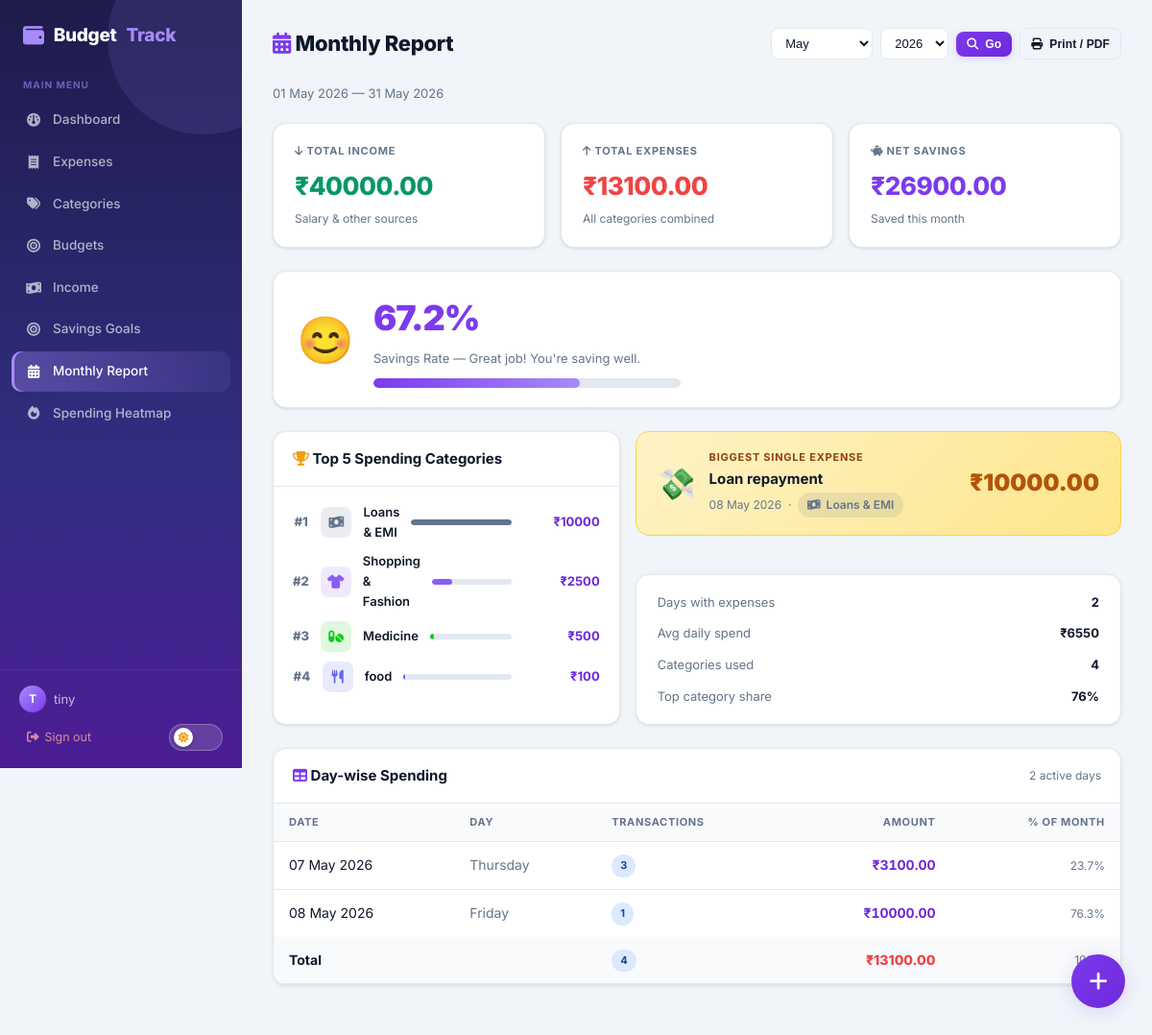
Page /report (signed in) on the committed database.
### models.py (models this page shows, shortened)
class User(UserMixin, db.Model):
    __tablename__ = "users"
    id = db.Column(db.Integer, primary_key=True)
    username = db.Column(db.String(80), unique=True, nullable=False)
    email = db.Column(db.String(120), unique=True, nullable=False)
    password_hash = db.Column(db.String(256), nullable=False)
    created_at = db.Column(db.DateTime, default=datetime.utcnow)
    categories = db.relationship("Category", backref="user", lazy=True, cascade="all, delete-orphan")
    expenses   = db.relationship("Expense",  backref="user", lazy=True, cascade="all, delete-orphan")
    budgets    = db.relationship("Budget",   backref="user", lazy=True, cascade="all, delete-orphan")
    goals      = db.relationship("SavingsGoal", backref="user", lazy=True, cascade="all, delete-orphan")

class Category(db.Model):
    __tablename__ = "categories"
    id      = db.Column(db.Integer, primary_key=True)
    name    = db.Column(db.String(80), nullable=False)
    color   = db.Column(db.String(7),  default="#6366f1")
    icon    = db.Column(db.String(50), default="tag")
    user_id = db.Column(db.Integer, db.ForeignKey("users.id"), nullable=False)
    expenses = db.relationship("Expense", backref="category", lazy=True)
    budgets  = db.relationship("Budget",  backref="category", lazy=True)
    __table_args__ = (db.UniqueConstraint("name", "user_id"),)

class Expense(db.Model):
    __tablename__ = "expenses"
    id          = db.Column(db.Integer, primary_key=True)
    amount      = db.Column(db.Numeric(10, 2), nullable=False)
    description = db.Column(db.String(255), nullable=False)
    date        = db.Column(db.Date, nullable=False, default=date.today)
    period      = db.Column(db.String(10), nullable=False, default="daily")
    is_recurring        = db.Column(db.Boolean, default=False)
    recurrence_interval = db.Column(db.String(10))
    user_id     = db.Column(db.Integer, db.ForeignKey("users.id"), nullable=False)
    category_id = db.Column(db.Integer, db.ForeignKey("categories.id"), nullable=False)
    created_at  = db.Column(db.DateTime, default=datetime.utcnow)

### routes/report.py (the view)
@report_bp.route("/report")
@login_required
def index():
    uid   = current_user.id
    today = date.today()
    sel_year  = request.args.get("year",  type=int, default=today.year)
    sel_month = request.args.get("month", type=int, default=today.month)
    if not (1 <= sel_month <= 12): sel_month = today.month
    if sel_year < 2000 or sel_year > today.year + 1: sel_year = today.year
    m_start, m_end = month_range(sel_year, sel_month)
    total_income = float(db.session.query(func.sum(SalaryEntry.amount))
        .filter(SalaryEntry.user_id == uid,
                SalaryEntry.date.between(m_start, m_end)).scalar() or 0)
    total_expenses = float(db.session.query(func.sum(Expense.amount))
        .filter(Expense.user_id == uid,
                Expense.date.between(m_start, m_end)).scalar() or 0)
    savings = total_income - total_expenses
    savings_rate = round((savings / total_income * 100), 1) if total_income > 0 else 0
    if savings_rate >= 20:
        savings_emoji = "😊"
    elif savings_rate >= 5:
        savings_emoji = "😐"
    else:
        savings_emoji = "😟"
    top_cats = db.session.query(
        Category.name, Category.color, Category.icon,
        func.sum(Expense.amount).label("total")
    ).join(Expense, Expense.category_id == Category.id)\
     .filter(Expense.user_id == uid, Expense.date.between(m_start, m_end))\
     .group_by(Category.id)\
     .order_by(func.sum(Expense.amount).desc())\
     .limit(5).all()
    biggest = Expense.query\
        .filter_by(user_id=uid)\
        .filter(Expense.date.between(m_start, m_end))\
        .order_by(Expense.amount.desc())\
        .first()
    day_rows = db.session.query(
        Expense.date,
        func.sum(Expense.amount).label("total"),
        func.count(Expense.id).label("count")
    ).filter(Expense.user_id == uid, Expense.date.between(m_start, m_end))\
     .group_by(Expense.date)\
     .order_by(Expense.date).all()
    months = [(m, date(2000, m, 1).strftime("%B")) for m in range(1, 13)]
    years  = list(range(today.year - 3, today.year + 1))
    categories = Category.query.filter_by(user_id=uid).order_by(Category.name).all()
    return render_template("report/index.html",
        categories=categories,
        sel_month=sel_month, sel_year=sel_year, months=months, years=years,
        m_start=m_start, m_end=m_end,
        total_income=total_income, total_expenses=total_expenses,
        savings=savings, savings_rate=savings_rate, savings_emoji=savings_emoji,
        top_cats=top_cats, biggest=biggest, day_rows=day_rows,
        today=today)

### templates/report/index.html (shortened to what this page needs)
{% extends "base.html" %}
{% block content %}
<div class="page-header">
  <h1><i class="fa fa-calendar-alt" style="color:var(--primary)"></i> Monthly Report</h1>
  <div class="header-actions no-print">
    <form class="month-filter-form" method="GET">
      <select name="month" class="form-control-sm">
        {% for num, name in months %}
          <option value="{{ num }}" {{ 'selected' if num == sel_month }}>{{ name }}</option>
        {% endfor %}
      </select>
      <select name="year" class="form-control-sm">
        {% for y in years %}
          <option value="{{ y }}" {{ 'selected' if y == sel_year }}>{{ y }}</option>
        {% endfor %}
      </select>
      <button type="submit" class="btn btn-primary btn-sm"><i class="fa fa-search"></i> Go</button>
    </form>
    <button class="btn btn-outline btn-sm" onclick="window.print()">
      <i class="fa fa-print"></i> Print / PDF
    </button>
  </div>
</div>
<p style="color:var(--text-muted);font-size:13px;margin-bottom:20px">
  {{ m_start.strftime("%d %b %Y") }} — {{ m_end.strftime("%d %b %Y") }}
</p>
<div class="report-summary-grid">
  <div class="report-stat">
    <div class="report-stat-label"><i class="fa fa-arrow-down"></i> Total Income</div>
    <div class="report-stat-value income">₹{{ "%.2f"|format(total_income) }}</div>
    <div class="report-stat-sub">Salary & other sources</div>
  </div>
  <div class="report-stat">
    <div class="report-stat-label"><i class="fa fa-arrow-up"></i> Total Expenses</div>
    <div class="report-stat-value expense">₹{{ "%.2f"|format(total_expenses) }}</div>
    <div class="report-stat-sub">All categories combined</div>
  </div>
  <div class="report-stat">
    <div class="report-stat-label"><i class="fa fa-piggy-bank"></i> Net Savings</div>
    <div class="report-stat-value savings" style="{{ 'color:var(--danger)' if savings < 0 else '' }}">
      ₹{{ "%.2f"|format(savings) }}
    </div>
    <div class="report-stat-sub">{{ 'Deficit this month' if savings < 0 else 'Saved this month' }}</div>
  </div>
</div>
<div class="savings-rate-card">
  <div class="savings-rate-emoji">{{ savings_emoji }}</div>
  <div class="savings-rate-info">
    <div class="savings-rate-pct">{{ savings_rate }}%</div>
    <div class="savings-rate-label">Savings Rate
      {% if savings_rate >= 20 %} — Great job! You're saving well.
      {% elif savings_rate >= 5 %} — Decent, but room to improve.
      {% else %} — Low savings this month. Review your spending.
      {% endif %}
    </div>
    <div class="savings-rate-bar-track">
      <div class="savings-rate-bar-fill" style="width:{{ [savings_rate, 100]|min }}%"></div>
    </div>
  </div>
</div>
<div class="two-col">
  <div class="card">
    <div class="card-header">
      <h3><i class="fa fa-trophy" style="color:var(--accent)"></i> Top 5 Spending Categories</h3>
    </div>
    {% if top_cats %}
      {% set max_val = top_cats[0].total|float %}
      <div class="top-cats-list">
        {% for cat in top_cats %}
        <div class="top-cat-row">
          <span class="top-cat-rank">#{{ loop.index }}</span>
          <div class="top-cat-icon" style="background:{{ cat.color }}22;color:{{ cat.color }}">
            <i class="fa fa-{{ cat.icon }}"></i>
          </div>
          <span class="top-cat-name">{{ cat.name }}</span>
          <div class="top-cat-bar-wrap">
            <div class="top-cat-bar" style="width:{{ (cat.total|float / max_val * 100)|round }}%;background:{{ cat.color }}"></div>
          </div>
          <span class="top-cat-amount">₹{{ "%.0f"|format(cat.total) }}</span>
        </div>
        {% endfor %}
      </div>
    {% else %}
      <div class="empty-state">No expenses this month.</div>
    {% endif %}
  </div>
  <div style="display:flex;flex-direction:column;gap:16px">
    {% if biggest %}
    <div class="biggest-card">
      <div class="biggest-icon">💸</div>
      <div class="biggest-info">
        <div class="biggest-label">Biggest Single Expense</div>
        <div class="biggest-desc">{{ biggest.description }}</div>
        <div class="biggest-meta">
          {{ biggest.date.strftime("%d %b %Y") }} &nbsp;·&nbsp;
          <span class="category-chip" style="background:{{ biggest.category.color }}22;color:{{ biggest.category.color }}">
            <i class="fa fa-{{ biggest.category.icon }}"></i> {{ biggest.category.name }}
          </span>
        </div>
      </div>
      <div class="biggest-amount">₹{{ "%.2f"|format(biggest.amount) }}</div>
    </div>
    {% endif %}
    <div class="card" style="padding:18px 22px">
      <div style="display:flex;flex-direction:column;gap:12px">
        <div style="display:flex;justify-content:space-between;font-size:13px">
          <span style="color:var(--text-muted)">Days with expenses</span>
          <strong>{{ day_rows|length }}</strong>
        </div>
        <div style="display:flex;justify-content:space-between;font-size:13px">
          <span style="color:var(--text-muted)">Avg daily spend</span>
          <strong>₹{{ "%.0f"|format(total_expenses / day_rows|length) if day_rows else "0" }}</strong>
        </div>
        <div style="display:flex;justify-content:space-between;font-size:13px">
          <span style="color:var(--text-muted)">Categories used</span>
          <strong>{{ top_cats|length }}</strong>
        </div>
        {% if top_cats %}
        <div style="display:flex;justify-content:space-between;font-size:13px">
          <span style="color:var(--text-muted)">Top category share</span>
          <strong>{{ "%.0f"|format(top_cats[0].total|float / total_expenses * 100) if total_expenses > 0 else 0 }}%</strong>
        </div>
        {% endif %}
      </div>
    </div>
  </div>
</div>
<div class="card" style="margin-bottom:24px">
  <div class="card-header">
    <h3><i class="fa fa-table" style="color:var(--primary)"></i> Day-wise Spending</h3>
    <span style="font-size:12px;color:var(--text-muted)">{{ day_rows|length }} active days</span>
  </div>
  {% if day_rows %}
  <div style="overflow-x:auto">
    <table class="table">
      <thead>
        <tr>
          <th>Date</th>
          <th>Day</th>
          <th>Transactions</th>
          <th style="text-align:right">Amount</th>
          <th style="text-align:right">% of Month</th>
        </tr>
      </thead>
      <tbody>
        {% for row in day_rows %}
        <tr>
          <td>{{ row.date.strftime("%d %b %Y") }}</td>
          <td style="color:var(--text-muted)">{{ row.date.strftime("%A") }}</td>
          <td><span class="badge badge-info">{{ row.count }}</span></td>
          <td style="text-align:right" class="amount">₹{{ "%.2f"|format(row.total) }}</td>
          <td style="text-align:right;color:var(--text-muted);font-size:12px">
            {{ "%.1f"|format(row.total|float / total_expenses * 100) if total_expenses > 0 else "0.0" }}%
          </td>
        </tr>
        {% endfor %}
      </tbody>
      <tfoot>
        <tr style="background:var(--surface2)">
          <td colspan="2" style="font-weight:700;padding:12px 16px">Total</td>
          <td style="padding:12px 16px"><span class="badge badge-info">{{ day_rows|sum(attribute='count') }}</span></td>
          <td style="text-align:right;font-weight:800;padding:12px 16px;color:var(--danger)">₹{{ "%.2f"|format(total_expenses) }}</td>
          <td style="text-align:right;padding:12px 16px;color:var(--text-muted);font-size:12px">100%</td>
        </tr>
      </tfoot>
    </table>
  </div>
  {% else %}
    <div class="empty-state">No expenses recorded for {{ months[sel_month-1][1] }} {{ sel_year }}.</div>
  {% endif %}
</div>
{% endblock %}

### templates/base.html (shortened to what this page needs)
<!DOCTYPE html>
<html lang="en" data-theme="light">
<head>
  <link rel="stylesheet" href="https://cdnjs.cloudflare.com/ajax/libs/font-awesome/6.5.0/css/all.min.css"/>
  <link rel="stylesheet" href="{{ url_for('static', filename='css/style.css') }}"/>
</head>
<body>
{% if current_user.is_authenticated %}
<nav class="sidebar" id="sidebar">
  <div class="sidebar-brand">
    <i class="fa fa-wallet"></i> Budget<span>Track</span>
  </div>
  <p class="nav-section-label">Main Menu</p>
  <ul class="nav-links">
    <li><a href="{{ url_for('dashboard.index') }}" class="{{ 'active' if request.endpoint == 'dashboard.index' }}" onclick="closeSidebar()">
      <i class="fa fa-gauge"></i> Dashboard</a></li>
    <li><a href="{{ url_for('expenses.index') }}" class="{{ 'active' if request.blueprint == 'expenses' }}" onclick="closeSidebar()">
      <i class="fa fa-receipt"></i> Expenses</a></li>
    <li><a href="{{ url_for('categories.index') }}" class="{{ 'active' if request.blueprint == 'categories' }}" onclick="closeSidebar()">
      <i class="fa fa-tags"></i> Categories</a></li>
    <li><a href="{{ url_for('budgets.index') }}" class="{{ 'active' if request.blueprint == 'budgets' }}" onclick="closeSidebar()">
      <i class="fa fa-bullseye"></i> Budgets</a></li>
    <li><a href="{{ url_for('salary.index') }}" class="{{ 'active' if request.blueprint == 'salary' }}" onclick="closeSidebar()">
      <i class="fa fa-money-bill-wave"></i> Income</a></li>
    <li><a href="{{ url_for('goals.index') }}" class="{{ 'active' if request.blueprint == 'goals' }}" onclick="closeSidebar()">
      <i class="fa fa-bullseye"></i> Savings Goals</a></li>
    <li><a href="{{ url_for('report.index') }}" class="{{ 'active' if request.endpoint == 'report.index' }}" onclick="closeSidebar()">
      <i class="fa fa-calendar-alt"></i> Monthly Report</a></li>
    <li><a href="{{ url_for('report.heatmap') }}" class="{{ 'active' if request.endpoint == 'report.heatmap' }}" onclick="closeSidebar()">
      <i class="fa fa-fire"></i> Spending Heatmap</a></li>
  </ul>
  <div class="sidebar-footer">
    <div class="user-info">
      <div class="user-avatar">{{ current_user.username[0].upper() }}</div>
      <span>{{ current_user.username }}</span>
    </div>
    <div style="display:flex;align-items:center;justify-content:space-between;margin-top:4px">
      <a href="{{ url_for('auth.logout') }}" class="logout-btn"><i class="fa fa-sign-out-alt"></i> Sign out</a>
      <button class="theme-toggle desktop-theme" id="themeToggleDesktop" title="Toggle dark mode" aria-label="Toggle dark mode">
        <span class="theme-toggle-knob"><i class="fa fa-sun" id="themeIconDesktop"></i></span>
      </button>
    </div>
  </div>
</nav>
<main class="main-content" id="mainContent">
{% endif %}
{% block content %}{% endblock %}
{% if current_user.is_authenticated %}
</main>
<button class="fab" onclick="openQuickAdd()" title="Quick add expense">
  <i class="fa fa-plus"></i>
</button>
{% endif %}
</body>
</html>

### rows in the picture
User: username "T", username "tiny"
Category: name "Loans & EMI", total "10000", category.name "Loans & EMI"
Category: name "Shopping & Fashion", total "2500"
Category: name "Medicine", total "500"
Category: name "food", total "100"
Expense: description "Loan repayment", date "08 May 2026", amount "10000.00", date "Friday", count "1", total "10000.00", total "76.3"

### other values in the picture
{{ m_start.strftime("%d %b %Y") }} "01 May 2026"
{{ m_end.strftime("%d %b %Y") }} "31 May 2026"
{{ "%.2f"|format(total_income) }} "40000.00"
{{ "%.2f"|format(total_expenses) }} "13100.00"
{{ "%.2f"|format(savings) }} "26900.00"
{{ 'Deficit this month' if savings < 0 else 'Saved this month' }} "Saved this month"
{{ savings_emoji }} "😊"
{{ day_rows|length }} "2"
{{ "%.0f"|format(total_expenses / day_rows|length) if day_rows else "0" }} "6550"
{{ top_cats|length }} "4"
{{ row.date.strftime("%d %b %Y") }} "07 May 2026"
{{ row.date.strftime("%A") }} "Thursday"
{{ row.count }} "3"
{{ "%.2f"|format(row.total) }} "3100.00"
{{ day_rows|sum(attribute='count') }} "4"
